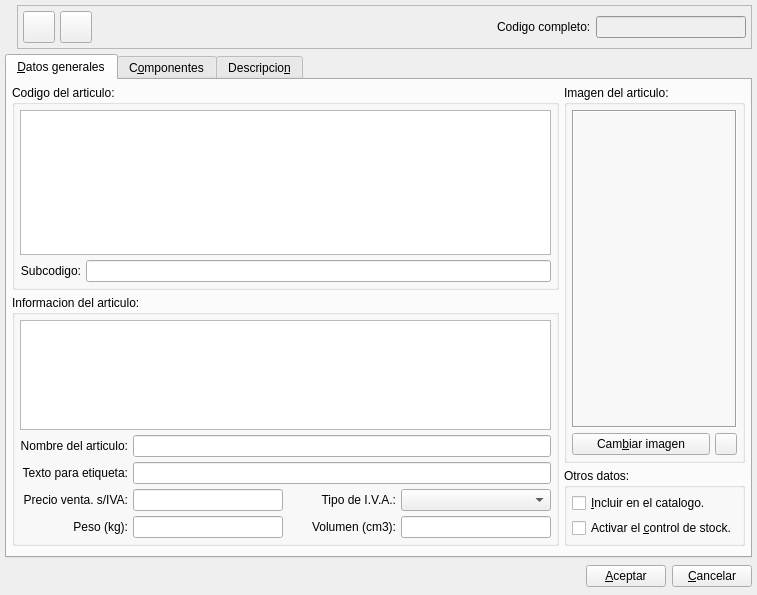
<?xml version="1.0" encoding="UTF-8"?>
<ui version="4.0">
 <class>ArticuloBase</class>
 <widget class="QWidget" name="ArticuloBase">
  <property name="geometry">
   <rect>
    <x>0</x>
    <y>0</y>
    <width>757</width>
    <height>595</height>
   </rect>
  </property>
  <property name="focusPolicy">
   <enum>Qt::NoFocus</enum>
  </property>
  <property name="windowTitle">
   <string>Nuevo articulo</string>
  </property>
  <property name="windowIcon">
   <iconset resource="../../../bulmages.qrc">
    <normaloff>:/Images/product.svg</normaloff>:/Images/product.svg</iconset>
  </property>
  <layout class="QGridLayout">
   <property name="margin">
    <number>5</number>
   </property>
   <property name="spacing">
    <number>5</number>
   </property>
   <item row="0" column="0">
    <layout class="QHBoxLayout">
     <property name="spacing">
      <number>5</number>
     </property>
     <property name="margin">
      <number>0</number>
     </property>
     <item>
      <widget class="QLabel" name="label">
       <property name="maximumSize">
        <size>
         <width>48</width>
         <height>48</height>
        </size>
       </property>
       <property name="text">
        <string/>
       </property>
       <property name="pixmap">
        <pixmap resource="../../../bulmages.qrc">:/Images/product.svg</pixmap>
       </property>
       <property name="scaledContents">
        <bool>true</bool>
       </property>
      </widget>
     </item>
     <item>
      <widget class="QFrame" name="frame">
       <property name="frameShape">
        <enum>QFrame::StyledPanel</enum>
       </property>
       <property name="frameShadow">
        <enum>QFrame::Raised</enum>
       </property>
       <layout class="QHBoxLayout">
        <property name="spacing">
         <number>5</number>
        </property>
        <property name="margin">
         <number>5</number>
        </property>
        <item>
         <widget class="QToolButton" name="mui_guardar">
          <property name="minimumSize">
           <size>
            <width>32</width>
            <height>32</height>
           </size>
          </property>
          <property name="maximumSize">
           <size>
            <width>32</width>
            <height>32</height>
           </size>
          </property>
          <property name="toolTip">
           <string>Guardar</string>
          </property>
          <property name="whatsThis">
           <string>Guardar</string>
          </property>
          <property name="text">
           <string/>
          </property>
          <property name="icon">
           <iconset resource="../../../bulmages.qrc">
            <normaloff>:/Images/edit-save.svg</normaloff>:/Images/edit-save.svg</iconset>
          </property>
          <property name="iconSize">
           <size>
            <width>32</width>
            <height>32</height>
           </size>
          </property>
         </widget>
        </item>
        <item>
         <widget class="QToolButton" name="mui_borrar">
          <property name="minimumSize">
           <size>
            <width>32</width>
            <height>32</height>
           </size>
          </property>
          <property name="maximumSize">
           <size>
            <width>32</width>
            <height>32</height>
           </size>
          </property>
          <property name="toolTip">
           <string>Borrar</string>
          </property>
          <property name="whatsThis">
           <string>Borrar</string>
          </property>
          <property name="text">
           <string/>
          </property>
          <property name="icon">
           <iconset resource="../../../bulmages.qrc">
            <normaloff>:/Images/edit-delete.svg</normaloff>:/Images/edit-delete.svg</iconset>
          </property>
          <property name="iconSize">
           <size>
            <width>32</width>
            <height>32</height>
           </size>
          </property>
         </widget>
        </item>
        <item>
         <spacer>
          <property name="orientation">
           <enum>Qt::Horizontal</enum>
          </property>
          <property name="sizeType">
           <enum>QSizePolicy::Expanding</enum>
          </property>
          <property name="sizeHint" stdset="0">
           <size>
            <width>164</width>
            <height>20</height>
           </size>
          </property>
         </spacer>
        </item>
        <item>
         <widget class="QLabel" name="textLabel1">
          <property name="sizePolicy">
           <sizepolicy hsizetype="Preferred" vsizetype="Fixed">
            <horstretch>0</horstretch>
            <verstretch>0</verstretch>
           </sizepolicy>
          </property>
          <property name="text">
           <string>Codigo completo:</string>
          </property>
         </widget>
        </item>
        <item>
         <widget class="QLineEdit" name="mui_codigocompletoarticulo">
          <property name="sizePolicy">
           <sizepolicy hsizetype="Fixed" vsizetype="Fixed">
            <horstretch>0</horstretch>
            <verstretch>0</verstretch>
           </sizepolicy>
          </property>
          <property name="minimumSize">
           <size>
            <width>150</width>
            <height>0</height>
           </size>
          </property>
          <property name="maximumSize">
           <size>
            <width>150</width>
            <height>16777215</height>
           </size>
          </property>
          <property name="palette">
           <palette>
            <active>
             <colorrole role="WindowText">
              <brush brushstyle="SolidPattern">
               <color alpha="255">
                <red>0</red>
                <green>0</green>
                <blue>0</blue>
               </color>
              </brush>
             </colorrole>
             <colorrole role="Button">
              <brush brushstyle="SolidPattern">
               <color alpha="255">
                <red>207</red>
                <green>207</green>
                <blue>207</blue>
               </color>
              </brush>
             </colorrole>
             <colorrole role="Light">
              <brush brushstyle="SolidPattern">
               <color alpha="255">
                <red>237</red>
                <green>237</green>
                <blue>237</blue>
               </color>
              </brush>
             </colorrole>
             <colorrole role="Midlight">
              <brush brushstyle="SolidPattern">
               <color alpha="255">
                <red>231</red>
                <green>231</green>
                <blue>231</blue>
               </color>
              </brush>
             </colorrole>
             <colorrole role="Dark">
              <brush brushstyle="SolidPattern">
               <color alpha="255">
                <red>121</red>
                <green>125</green>
                <blue>121</blue>
               </color>
              </brush>
             </colorrole>
             <colorrole role="Mid">
              <brush brushstyle="SolidPattern">
               <color alpha="255">
                <red>166</red>
                <green>166</green>
                <blue>166</blue>
               </color>
              </brush>
             </colorrole>
             <colorrole role="Text">
              <brush brushstyle="SolidPattern">
               <color alpha="255">
                <red>0</red>
                <green>0</green>
                <blue>0</blue>
               </color>
              </brush>
             </colorrole>
             <colorrole role="BrightText">
              <brush brushstyle="SolidPattern">
               <color alpha="255">
                <red>255</red>
                <green>255</green>
                <blue>255</blue>
               </color>
              </brush>
             </colorrole>
             <colorrole role="ButtonText">
              <brush brushstyle="SolidPattern">
               <color alpha="255">
                <red>0</red>
                <green>0</green>
                <blue>0</blue>
               </color>
              </brush>
             </colorrole>
             <colorrole role="Base">
              <brush brushstyle="SolidPattern">
               <color alpha="255">
                <red>239</red>
                <green>239</green>
                <blue>239</blue>
               </color>
              </brush>
             </colorrole>
             <colorrole role="Window">
              <brush brushstyle="SolidPattern">
               <color alpha="255">
                <red>207</red>
                <green>207</green>
                <blue>207</blue>
               </color>
              </brush>
             </colorrole>
             <colorrole role="Shadow">
              <brush brushstyle="SolidPattern">
               <color alpha="255">
                <red>0</red>
                <green>0</green>
                <blue>0</blue>
               </color>
              </brush>
             </colorrole>
             <colorrole role="Highlight">
              <brush brushstyle="SolidPattern">
               <color alpha="255">
                <red>0</red>
                <green>0</green>
                <blue>0</blue>
               </color>
              </brush>
             </colorrole>
             <colorrole role="HighlightedText">
              <brush brushstyle="SolidPattern">
               <color alpha="255">
                <red>255</red>
                <green>255</green>
                <blue>255</blue>
               </color>
              </brush>
             </colorrole>
             <colorrole role="Link">
              <brush brushstyle="SolidPattern">
               <color alpha="255">
                <red>0</red>
                <green>0</green>
                <blue>255</blue>
               </color>
              </brush>
             </colorrole>
             <colorrole role="LinkVisited">
              <brush brushstyle="SolidPattern">
               <color alpha="255">
                <red>255</red>
                <green>0</green>
                <blue>255</blue>
               </color>
              </brush>
             </colorrole>
             <colorrole role="AlternateBase">
              <brush brushstyle="SolidPattern">
               <color alpha="255">
                <red>231</red>
                <green>231</green>
                <blue>231</blue>
               </color>
              </brush>
             </colorrole>
            </active>
            <inactive>
             <colorrole role="WindowText">
              <brush brushstyle="SolidPattern">
               <color alpha="255">
                <red>0</red>
                <green>0</green>
                <blue>0</blue>
               </color>
              </brush>
             </colorrole>
             <colorrole role="Button">
              <brush brushstyle="SolidPattern">
               <color alpha="255">
                <red>207</red>
                <green>207</green>
                <blue>207</blue>
               </color>
              </brush>
             </colorrole>
             <colorrole role="Light">
              <brush brushstyle="SolidPattern">
               <color alpha="255">
                <red>237</red>
                <green>237</green>
                <blue>237</blue>
               </color>
              </brush>
             </colorrole>
             <colorrole role="Midlight">
              <brush brushstyle="SolidPattern">
               <color alpha="255">
                <red>231</red>
                <green>231</green>
                <blue>231</blue>
               </color>
              </brush>
             </colorrole>
             <colorrole role="Dark">
              <brush brushstyle="SolidPattern">
               <color alpha="255">
                <red>121</red>
                <green>125</green>
                <blue>121</blue>
               </color>
              </brush>
             </colorrole>
             <colorrole role="Mid">
              <brush brushstyle="SolidPattern">
               <color alpha="255">
                <red>166</red>
                <green>166</green>
                <blue>166</blue>
               </color>
              </brush>
             </colorrole>
             <colorrole role="Text">
              <brush brushstyle="SolidPattern">
               <color alpha="255">
                <red>0</red>
                <green>0</green>
                <blue>0</blue>
               </color>
              </brush>
             </colorrole>
             <colorrole role="BrightText">
              <brush brushstyle="SolidPattern">
               <color alpha="255">
                <red>255</red>
                <green>255</green>
                <blue>255</blue>
               </color>
              </brush>
             </colorrole>
             <colorrole role="ButtonText">
              <brush brushstyle="SolidPattern">
               <color alpha="255">
                <red>0</red>
                <green>0</green>
                <blue>0</blue>
               </color>
              </brush>
             </colorrole>
             <colorrole role="Base">
              <brush brushstyle="SolidPattern">
               <color alpha="255">
                <red>239</red>
                <green>239</green>
                <blue>239</blue>
               </color>
              </brush>
             </colorrole>
             <colorrole role="Window">
              <brush brushstyle="SolidPattern">
               <color alpha="255">
                <red>207</red>
                <green>207</green>
                <blue>207</blue>
               </color>
              </brush>
             </colorrole>
             <colorrole role="Shadow">
              <brush brushstyle="SolidPattern">
               <color alpha="255">
                <red>0</red>
                <green>0</green>
                <blue>0</blue>
               </color>
              </brush>
             </colorrole>
             <colorrole role="Highlight">
              <brush brushstyle="SolidPattern">
               <color alpha="255">
                <red>0</red>
                <green>0</green>
                <blue>0</blue>
               </color>
              </brush>
             </colorrole>
             <colorrole role="HighlightedText">
              <brush brushstyle="SolidPattern">
               <color alpha="255">
                <red>255</red>
                <green>255</green>
                <blue>255</blue>
               </color>
              </brush>
             </colorrole>
             <colorrole role="Link">
              <brush brushstyle="SolidPattern">
               <color alpha="255">
                <red>0</red>
                <green>0</green>
                <blue>255</blue>
               </color>
              </brush>
             </colorrole>
             <colorrole role="LinkVisited">
              <brush brushstyle="SolidPattern">
               <color alpha="255">
                <red>255</red>
                <green>0</green>
                <blue>255</blue>
               </color>
              </brush>
             </colorrole>
             <colorrole role="AlternateBase">
              <brush brushstyle="SolidPattern">
               <color alpha="255">
                <red>231</red>
                <green>231</green>
                <blue>231</blue>
               </color>
              </brush>
             </colorrole>
            </inactive>
            <disabled>
             <colorrole role="WindowText">
              <brush brushstyle="SolidPattern">
               <color alpha="255">
                <red>121</red>
                <green>125</green>
                <blue>121</blue>
               </color>
              </brush>
             </colorrole>
             <colorrole role="Button">
              <brush brushstyle="SolidPattern">
               <color alpha="255">
                <red>207</red>
                <green>207</green>
                <blue>207</blue>
               </color>
              </brush>
             </colorrole>
             <colorrole role="Light">
              <brush brushstyle="SolidPattern">
               <color alpha="255">
                <red>237</red>
                <green>237</green>
                <blue>237</blue>
               </color>
              </brush>
             </colorrole>
             <colorrole role="Midlight">
              <brush brushstyle="SolidPattern">
               <color alpha="255">
                <red>231</red>
                <green>231</green>
                <blue>231</blue>
               </color>
              </brush>
             </colorrole>
             <colorrole role="Dark">
              <brush brushstyle="SolidPattern">
               <color alpha="255">
                <red>121</red>
                <green>125</green>
                <blue>121</blue>
               </color>
              </brush>
             </colorrole>
             <colorrole role="Mid">
              <brush brushstyle="SolidPattern">
               <color alpha="255">
                <red>166</red>
                <green>166</green>
                <blue>166</blue>
               </color>
              </brush>
             </colorrole>
             <colorrole role="Text">
              <brush brushstyle="SolidPattern">
               <color alpha="255">
                <red>121</red>
                <green>125</green>
                <blue>121</blue>
               </color>
              </brush>
             </colorrole>
             <colorrole role="BrightText">
              <brush brushstyle="SolidPattern">
               <color alpha="255">
                <red>255</red>
                <green>255</green>
                <blue>255</blue>
               </color>
              </brush>
             </colorrole>
             <colorrole role="ButtonText">
              <brush brushstyle="SolidPattern">
               <color alpha="255">
                <red>121</red>
                <green>125</green>
                <blue>121</blue>
               </color>
              </brush>
             </colorrole>
             <colorrole role="Base">
              <brush brushstyle="SolidPattern">
               <color alpha="255">
                <red>207</red>
                <green>207</green>
                <blue>207</blue>
               </color>
              </brush>
             </colorrole>
             <colorrole role="Window">
              <brush brushstyle="SolidPattern">
               <color alpha="255">
                <red>207</red>
                <green>207</green>
                <blue>207</blue>
               </color>
              </brush>
             </colorrole>
             <colorrole role="Shadow">
              <brush brushstyle="SolidPattern">
               <color alpha="255">
                <red>0</red>
                <green>0</green>
                <blue>0</blue>
               </color>
              </brush>
             </colorrole>
             <colorrole role="Highlight">
              <brush brushstyle="SolidPattern">
               <color alpha="255">
                <red>121</red>
                <green>125</green>
                <blue>121</blue>
               </color>
              </brush>
             </colorrole>
             <colorrole role="HighlightedText">
              <brush brushstyle="SolidPattern">
               <color alpha="255">
                <red>207</red>
                <green>207</green>
                <blue>207</blue>
               </color>
              </brush>
             </colorrole>
             <colorrole role="Link">
              <brush brushstyle="SolidPattern">
               <color alpha="255">
                <red>0</red>
                <green>0</green>
                <blue>255</blue>
               </color>
              </brush>
             </colorrole>
             <colorrole role="LinkVisited">
              <brush brushstyle="SolidPattern">
               <color alpha="255">
                <red>255</red>
                <green>0</green>
                <blue>255</blue>
               </color>
              </brush>
             </colorrole>
             <colorrole role="AlternateBase">
              <brush brushstyle="SolidPattern">
               <color alpha="255">
                <red>231</red>
                <green>231</green>
                <blue>231</blue>
               </color>
              </brush>
             </colorrole>
            </disabled>
           </palette>
          </property>
          <property name="focusPolicy">
           <enum>Qt::NoFocus</enum>
          </property>
         </widget>
        </item>
       </layout>
      </widget>
     </item>
    </layout>
   </item>
   <item row="1" column="0">
    <widget class="QTabWidget" name="mui_tab">
     <property name="focusPolicy">
      <enum>Qt::StrongFocus</enum>
     </property>
     <property name="currentIndex">
      <number>0</number>
     </property>
     <widget class="QWidget" name="tab1">
      <attribute name="title">
       <string>&amp;Datos generales</string>
      </attribute>
      <layout class="QGridLayout">
       <property name="margin">
        <number>5</number>
       </property>
       <property name="spacing">
        <number>5</number>
       </property>
       <item row="0" column="0">
        <widget class="QGroupBox" name="groupBox">
         <property name="sizePolicy">
          <sizepolicy hsizetype="Preferred" vsizetype="Preferred">
           <horstretch>0</horstretch>
           <verstretch>0</verstretch>
          </sizepolicy>
         </property>
         <property name="title">
          <string>Codigo del articulo:</string>
         </property>
         <layout class="QGridLayout">
          <property name="margin">
           <number>5</number>
          </property>
          <property name="spacing">
           <number>5</number>
          </property>
          <item row="0" column="0" colspan="2">
           <widget class="BfBuscarFamilia" name="mui_idfamilia">
            <property name="sizePolicy">
             <sizepolicy hsizetype="Expanding" vsizetype="Preferred">
              <horstretch>0</horstretch>
              <verstretch>0</verstretch>
             </sizepolicy>
            </property>
           </widget>
          </item>
          <item row="1" column="0">
           <widget class="QLabel" name="textLabel1_2">
            <property name="sizePolicy">
             <sizepolicy hsizetype="Preferred" vsizetype="Fixed">
              <horstretch>0</horstretch>
              <verstretch>0</verstretch>
             </sizepolicy>
            </property>
            <property name="text">
             <string>Subcodigo:</string>
            </property>
            <property name="textFormat">
             <enum>Qt::AutoText</enum>
            </property>
            <property name="scaledContents">
             <bool>false</bool>
            </property>
            <property name="alignment">
             <set>Qt::AlignRight|Qt::AlignTrailing|Qt::AlignVCenter</set>
            </property>
            <property name="buddy">
             <cstring>mui_codarticulo</cstring>
            </property>
           </widget>
          </item>
          <item row="1" column="1">
           <widget class="QLineEdit" name="mui_codarticulo">
            <property name="sizePolicy">
             <sizepolicy hsizetype="Expanding" vsizetype="Fixed">
              <horstretch>0</horstretch>
              <verstretch>0</verstretch>
             </sizepolicy>
            </property>
           </widget>
          </item>
         </layout>
        </widget>
       </item>
       <item row="0" column="1" rowspan="2">
        <widget class="QGroupBox" name="groupBox_4">
         <property name="title">
          <string>Imagen del articulo:</string>
         </property>
         <layout class="QGridLayout">
          <property name="margin">
           <number>5</number>
          </property>
          <property name="spacing">
           <number>5</number>
          </property>
          <item row="0" column="0" colspan="2">
           <widget class="QLabel" name="mui_imagen">
            <property name="sizePolicy">
             <sizepolicy hsizetype="Preferred" vsizetype="Preferred">
              <horstretch>0</horstretch>
              <verstretch>0</verstretch>
             </sizepolicy>
            </property>
            <property name="minimumSize">
             <size>
              <width>150</width>
              <height>150</height>
             </size>
            </property>
            <property name="frameShape">
             <enum>QFrame::Box</enum>
            </property>
            <property name="frameShadow">
             <enum>QFrame::Sunken</enum>
            </property>
            <property name="scaledContents">
             <bool>true</bool>
            </property>
           </widget>
          </item>
          <item row="1" column="0">
           <widget class="QPushButton" name="mui_cambiarimagen">
            <property name="text">
             <string>Cam&amp;biar imagen</string>
            </property>
           </widget>
          </item>
          <item row="1" column="1">
           <widget class="QPushButton" name="mui_borrarimagen">
            <property name="minimumSize">
             <size>
              <width>22</width>
              <height>22</height>
             </size>
            </property>
            <property name="maximumSize">
             <size>
              <width>22</width>
              <height>22</height>
             </size>
            </property>
            <property name="toolTip">
             <string>Borrar imagen</string>
            </property>
            <property name="text">
             <string/>
            </property>
            <property name="icon">
             <iconset resource="../../../bulmages.qrc">
              <normaloff>:/Images/edit-delete.svg</normaloff>:/Images/edit-delete.svg</iconset>
            </property>
            <property name="iconSize">
             <size>
              <width>16</width>
              <height>16</height>
             </size>
            </property>
           </widget>
          </item>
         </layout>
        </widget>
       </item>
       <item row="1" column="0" rowspan="2">
        <widget class="QGroupBox" name="groupBox_2">
         <property name="sizePolicy">
          <sizepolicy hsizetype="Preferred" vsizetype="Preferred">
           <horstretch>0</horstretch>
           <verstretch>0</verstretch>
          </sizepolicy>
         </property>
         <property name="title">
          <string>Informacion del articulo:</string>
         </property>
         <layout class="QGridLayout">
          <property name="margin">
           <number>5</number>
          </property>
          <property name="spacing">
           <number>5</number>
          </property>
          <item row="0" column="0" colspan="4">
           <widget class="BfBuscarTipoArticulo" name="mui_idtipo_articulo"/>
          </item>
          <item row="1" column="0">
           <widget class="QLabel" name="textLabel2">
            <property name="sizePolicy">
             <sizepolicy hsizetype="Preferred" vsizetype="Fixed">
              <horstretch>0</horstretch>
              <verstretch>0</verstretch>
             </sizepolicy>
            </property>
            <property name="text">
             <string>Nombre del articulo:</string>
            </property>
            <property name="alignment">
             <set>Qt::AlignRight|Qt::AlignTrailing|Qt::AlignVCenter</set>
            </property>
            <property name="buddy">
             <cstring>mui_nomarticulo</cstring>
            </property>
           </widget>
          </item>
          <item row="1" column="1" colspan="3">
           <widget class="QLineEdit" name="mui_nomarticulo"/>
          </item>
          <item row="2" column="0">
           <widget class="QLabel" name="textLabel12">
            <property name="enabled">
             <bool>true</bool>
            </property>
            <property name="sizePolicy">
             <sizepolicy hsizetype="Preferred" vsizetype="Fixed">
              <horstretch>0</horstretch>
              <verstretch>0</verstretch>
             </sizepolicy>
            </property>
            <property name="text">
             <string>Texto para etiqueta:</string>
            </property>
            <property name="alignment">
             <set>Qt::AlignRight|Qt::AlignTrailing|Qt::AlignVCenter</set>
            </property>
            <property name="buddy">
             <cstring>mui_abrevarticulo</cstring>
            </property>
           </widget>
          </item>
          <item row="2" column="1" colspan="3">
           <widget class="QLineEdit" name="mui_abrevarticulo">
            <property name="enabled">
             <bool>true</bool>
            </property>
           </widget>
          </item>
          <item row="3" column="0">
           <widget class="QLabel" name="textLabel3_2_3">
            <property name="sizePolicy">
             <sizepolicy hsizetype="Preferred" vsizetype="Fixed">
              <horstretch>0</horstretch>
              <verstretch>0</verstretch>
             </sizepolicy>
            </property>
            <property name="text">
             <string>Precio venta. s/IVA:</string>
            </property>
            <property name="alignment">
             <set>Qt::AlignRight|Qt::AlignTrailing|Qt::AlignVCenter</set>
            </property>
            <property name="buddy">
             <cstring>mui_pvparticulo</cstring>
            </property>
           </widget>
          </item>
          <item row="3" column="1">
           <widget class="QLineEdit" name="mui_pvparticulo">
            <property name="sizePolicy">
             <sizepolicy hsizetype="Fixed" vsizetype="Fixed">
              <horstretch>0</horstretch>
              <verstretch>0</verstretch>
             </sizepolicy>
            </property>
            <property name="minimumSize">
             <size>
              <width>150</width>
              <height>0</height>
             </size>
            </property>
            <property name="focusPolicy">
             <enum>Qt::StrongFocus</enum>
            </property>
            <property name="alignment">
             <set>Qt::AlignRight</set>
            </property>
           </widget>
          </item>
          <item row="3" column="2">
           <widget class="QLabel" name="textLabel10">
            <property name="sizePolicy">
             <sizepolicy hsizetype="Preferred" vsizetype="Fixed">
              <horstretch>0</horstretch>
              <verstretch>0</verstretch>
             </sizepolicy>
            </property>
            <property name="text">
             <string>Tipo de I.V.A.:</string>
            </property>
            <property name="alignment">
             <set>Qt::AlignRight|Qt::AlignTrailing|Qt::AlignVCenter</set>
            </property>
            <property name="buddy">
             <cstring>mui_idtipo_iva</cstring>
            </property>
           </widget>
          </item>
          <item row="3" column="3">
           <widget class="BfBuscarTipoIVA" name="mui_idtipo_iva">
            <property name="sizePolicy">
             <sizepolicy hsizetype="Fixed" vsizetype="Preferred">
              <horstretch>0</horstretch>
              <verstretch>0</verstretch>
             </sizepolicy>
            </property>
            <property name="minimumSize">
             <size>
              <width>150</width>
              <height>0</height>
             </size>
            </property>
           </widget>
          </item>
          <item row="4" column="0">
           <widget class="QLabel" name="textLabel3_2_4">
            <property name="sizePolicy">
             <sizepolicy hsizetype="Preferred" vsizetype="Fixed">
              <horstretch>0</horstretch>
              <verstretch>0</verstretch>
             </sizepolicy>
            </property>
            <property name="text">
             <string>Peso (kg):</string>
            </property>
            <property name="alignment">
             <set>Qt::AlignRight|Qt::AlignTrailing|Qt::AlignVCenter</set>
            </property>
            <property name="buddy">
             <cstring>mui_pesoundarticulo</cstring>
            </property>
           </widget>
          </item>
          <item row="4" column="1">
           <widget class="QLineEdit" name="mui_pesoundarticulo">
            <property name="sizePolicy">
             <sizepolicy hsizetype="Fixed" vsizetype="Fixed">
              <horstretch>0</horstretch>
              <verstretch>0</verstretch>
             </sizepolicy>
            </property>
            <property name="minimumSize">
             <size>
              <width>150</width>
              <height>0</height>
             </size>
            </property>
            <property name="focusPolicy">
             <enum>Qt::StrongFocus</enum>
            </property>
            <property name="alignment">
             <set>Qt::AlignRight</set>
            </property>
           </widget>
          </item>
          <item row="4" column="2">
           <widget class="QLabel" name="textLabel3_2_5">
            <property name="sizePolicy">
             <sizepolicy hsizetype="Preferred" vsizetype="Fixed">
              <horstretch>0</horstretch>
              <verstretch>0</verstretch>
             </sizepolicy>
            </property>
            <property name="text">
             <string>Volumen (cm3):</string>
            </property>
            <property name="alignment">
             <set>Qt::AlignRight|Qt::AlignTrailing|Qt::AlignVCenter</set>
            </property>
            <property name="buddy">
             <cstring>mui_volumenundarticulo</cstring>
            </property>
           </widget>
          </item>
          <item row="4" column="3">
           <widget class="QLineEdit" name="mui_volumenundarticulo">
            <property name="sizePolicy">
             <sizepolicy hsizetype="Fixed" vsizetype="Preferred">
              <horstretch>0</horstretch>
              <verstretch>0</verstretch>
             </sizepolicy>
            </property>
            <property name="minimumSize">
             <size>
              <width>150</width>
              <height>0</height>
             </size>
            </property>
            <property name="focusPolicy">
             <enum>Qt::StrongFocus</enum>
            </property>
            <property name="alignment">
             <set>Qt::AlignRight</set>
            </property>
           </widget>
          </item>
         </layout>
        </widget>
       </item>
       <item row="2" column="1">
        <widget class="QGroupBox" name="groupBox_3">
         <property name="sizePolicy">
          <sizepolicy hsizetype="Preferred" vsizetype="Fixed">
           <horstretch>0</horstretch>
           <verstretch>0</verstretch>
          </sizepolicy>
         </property>
         <property name="title">
          <string>Otros datos:</string>
         </property>
         <layout class="QVBoxLayout">
          <property name="spacing">
           <number>5</number>
          </property>
          <property name="margin">
           <number>5</number>
          </property>
          <item>
           <widget class="QCheckBox" name="mui_presentablearticulo">
            <property name="toolTip">
             <string>Incluir este articulo en el catalogo.</string>
            </property>
            <property name="text">
             <string>&amp;Incluir en el catalogo.</string>
            </property>
           </widget>
          </item>
          <item>
           <widget class="QCheckBox" name="mui_controlstockarticulo">
            <property name="toolTip">
             <string>Activar el control de stock para este articulo.</string>
            </property>
            <property name="text">
             <string>Activar el &amp;control de stock.</string>
            </property>
           </widget>
          </item>
         </layout>
        </widget>
       </item>
       <item row="3" column="0" colspan="2">
        <widget class="QFrame" name="m_frameplugin">
         <property name="frameShape">
          <enum>QFrame::StyledPanel</enum>
         </property>
         <property name="frameShadow">
          <enum>QFrame::Raised</enum>
         </property>
        </widget>
       </item>
      </layout>
     </widget>
     <widget class="QWidget" name="Tab2">
      <attribute name="title">
       <string>C&amp;omponentes</string>
      </attribute>
      <layout class="QVBoxLayout">
       <property name="spacing">
        <number>5</number>
       </property>
       <property name="margin">
        <number>5</number>
       </property>
       <item>
        <widget class="ListCompArticuloView" name="m_componentes" native="true"/>
       </item>
      </layout>
     </widget>
     <widget class="QWidget" name="Tab3">
      <attribute name="title">
       <string>Descripcio&amp;n</string>
      </attribute>
      <layout class="QHBoxLayout">
       <property name="spacing">
        <number>5</number>
       </property>
       <property name="margin">
        <number>5</number>
       </property>
       <item>
        <widget class="QTextEdit" name="mui_obserarticulo"/>
       </item>
      </layout>
     </widget>
    </widget>
   </item>
   <item row="2" column="0">
    <layout class="QHBoxLayout">
     <property name="spacing">
      <number>6</number>
     </property>
     <property name="margin">
      <number>0</number>
     </property>
     <item>
      <spacer>
       <property name="orientation">
        <enum>Qt::Horizontal</enum>
       </property>
       <property name="sizeHint" stdset="0">
        <size>
         <width>419</width>
         <height>27</height>
        </size>
       </property>
      </spacer>
     </item>
     <item>
      <widget class="QPushButton" name="mui_aceptar">
       <property name="text">
        <string>&amp;Aceptar</string>
       </property>
      </widget>
     </item>
     <item>
      <widget class="QPushButton" name="mui_cancelar">
       <property name="text">
        <string>&amp;Cancelar</string>
       </property>
      </widget>
     </item>
    </layout>
   </item>
  </layout>
 </widget>
 <layoutdefault spacing="2" margin="2"/>
 <customwidgets>
  <customwidget>
   <class>BfBuscarTipoIVA</class>
   <extends>QComboBox</extends>
   <header>bfbuscartipoiva.h</header>
  </customwidget>
  <customwidget>
   <class>ListCompArticuloView</class>
   <extends>QWidget</extends>
   <header>comparticulolistview.h</header>
  </customwidget>
  <customwidget>
   <class>BfBuscarFamilia</class>
   <extends>QTextEdit</extends>
   <header>bfbuscarfamilia.h</header>
  </customwidget>
  <customwidget>
   <class>BfBuscarTipoArticulo</class>
   <extends>QTextEdit</extends>
   <header>bfbuscartipoarticulo.h</header>
  </customwidget>
 </customwidgets>
 <tabstops>
  <tabstop>mui_guardar</tabstop>
  <tabstop>mui_borrar</tabstop>
  <tabstop>mui_tab</tabstop>
  <tabstop>mui_idfamilia</tabstop>
  <tabstop>mui_codarticulo</tabstop>
  <tabstop>mui_idtipo_articulo</tabstop>
  <tabstop>mui_nomarticulo</tabstop>
  <tabstop>mui_abrevarticulo</tabstop>
  <tabstop>mui_pvparticulo</tabstop>
  <tabstop>mui_pesoundarticulo</tabstop>
  <tabstop>mui_idtipo_iva</tabstop>
  <tabstop>mui_volumenundarticulo</tabstop>
  <tabstop>mui_cambiarimagen</tabstop>
  <tabstop>mui_borrarimagen</tabstop>
  <tabstop>mui_presentablearticulo</tabstop>
  <tabstop>mui_controlstockarticulo</tabstop>
  <tabstop>mui_aceptar</tabstop>
  <tabstop>mui_cancelar</tabstop>
  <tabstop>mui_obserarticulo</tabstop>
 </tabstops>
 <resources>
  <include location="../../../bulmages.qrc"/>
  <include location="../../bulmages.qrc"/>
 </resources>
 <connections/>
</ui>
